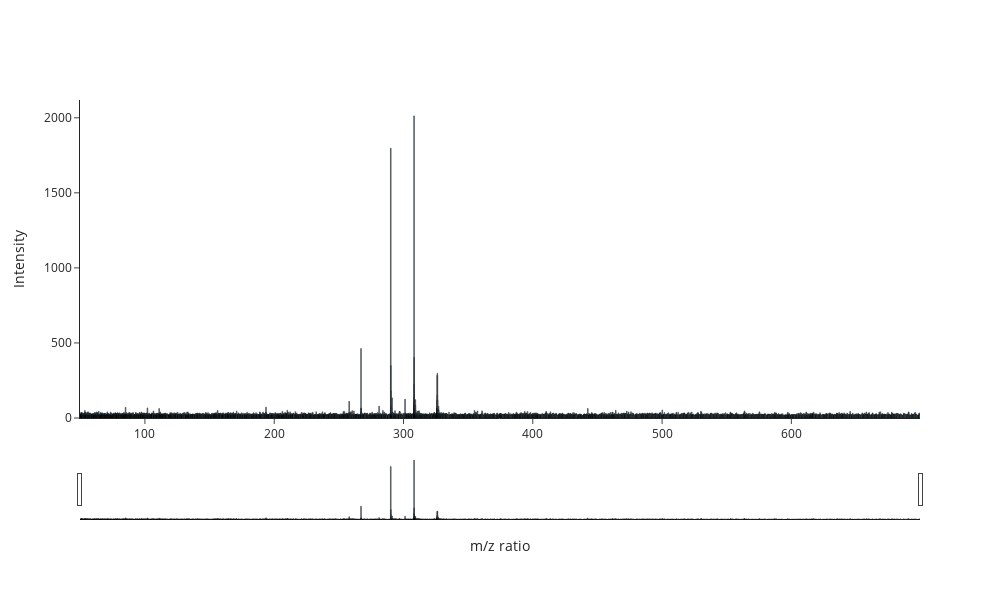

The notebook cell this image was saved under:
### Code cell
test1 = find_scan(ms2s, 354961, True)

### Figure 1 — Plotly figure (JSON) as saved in the notebook; plotly's stock layout.template omitted (floating-point values rounded to 4 significant figures; data arrays with more than 128 entries replaced by an {"elided": "..."} marker saying what was removed)
{"data": [{"hovertemplate": "Int: %{y}<br>m/z: %{x}<br>", "marker": {"color": "rgb(158,202,225)", "line": {"color": "rgb(0,0,0)", "width": 0.5}}, "opacity": 1, "type": "bar", "width": 0.5, "x": {"elided": "6000 float values"}, "y": {"elided": "6000 float values"}}], "layout": {"height": 600, "width": 1000, "xaxis": {"rangeslider": {"visible": true}, "title": {"text": "m/z ratio"}}, "yaxis": {"title": {"text": "Intensity"}}}}
